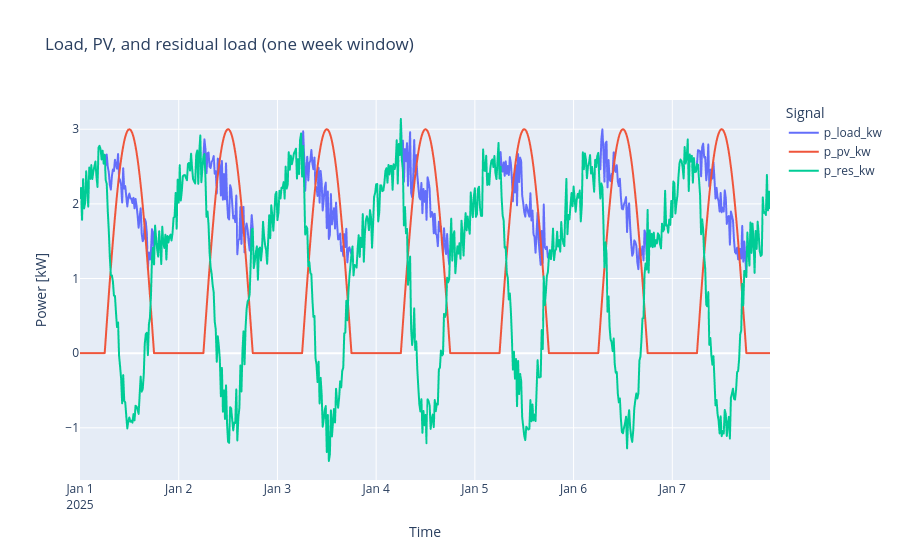

Here is the notebook cell this chart was saved with:
### Markdown cell above
<div class="alert alert-block alert-info">

**TASK 13**:

Create an interactive Plotly Express figure for one selected week of the year:
- plot `p_load_kw`, `p_pv_kw`, and `p_res_kw`
- add a meaningful **title**
- label both axes
- rename the legend title to `Signals`
- choose a time window where the curves are easy to compare

</div>

### Code cell
plot_df = df.loc["2025-01-01":"2025-01-07", ["p_load_kw", "p_pv_kw", "p_res_kw"]].reset_index() # note .reset_index() converts the datetime index into a regular column so the plotting function can use it explicitly as the x-axis.

fig = px.line(
    plot_df,
    x="index",
    y=["p_load_kw", "p_pv_kw", "p_res_kw"],
    title="Load, PV, and residual load (one week window)",
    labels={"index": "Time", "value": "Power [kW]", "variable": "Signal"},
)
fig.update_layout(legend_title_text="Signal")
fig.show()

### Figure 1 — Plotly figure (JSON) as saved in the notebook; plotly's stock layout.template omitted (floating-point values rounded to 4 significant figures; data arrays with more than 128 entries replaced by an {"elided": "..."} marker saying what was removed)
{"data": [{"hovertemplate": "Signal=p_load_kw<br>Time=%{x}<br>Power [kW]=%{y}<extra></extra>", "legendgroup": "p_load_kw", "line": {"color": "#636efa", "dash": "solid"}, "marker": {"symbol": "circle"}, "mode": "lines", "name": "p_load_kw", "showlegend": true, "type": "scattergl", "x": {"elided": "672 str values"}, "xaxis": "x", "y": {"elided": "672 float values"}, "yaxis": "y"}, {"hovertemplate": "Signal=p_pv_kw<br>Time=%{x}<br>Power [kW]=%{y}<extra></extra>", "legendgroup": "p_pv_kw", "line": {"color": "#EF553B", "dash": "solid"}, "marker": {"symbol": "circle"}, "mode": "lines", "name": "p_pv_kw", "showlegend": true, "type": "scattergl", "x": {"elided": "672 str values"}, "xaxis": "x", "y": {"elided": "672 float values"}, "yaxis": "y"}, {"hovertemplate": "Signal=p_res_kw<br>Time=%{x}<br>Power [kW]=%{y}<extra></extra>", "legendgroup": "p_res_kw", "line": {"color": "#00cc96", "dash": "solid"}, "marker": {"symbol": "circle"}, "mode": "lines", "name": "p_res_kw", "showlegend": true, "type": "scattergl", "x": {"elided": "672 str values"}, "xaxis": "x", "y": {"elided": "672 float values"}, "yaxis": "y"}], "layout": {"legend": {"title": {"text": "Signal"}, "tracegroupgap": 0}, "title": {"text": "Load, PV, and residual load (one week window)"}, "xaxis": {"anchor": "y", "domain": [0, 1], "title": {"text": "Time"}}, "yaxis": {"anchor": "x", "domain": [0, 1], "title": {"text": "Power [kW]"}}}}
